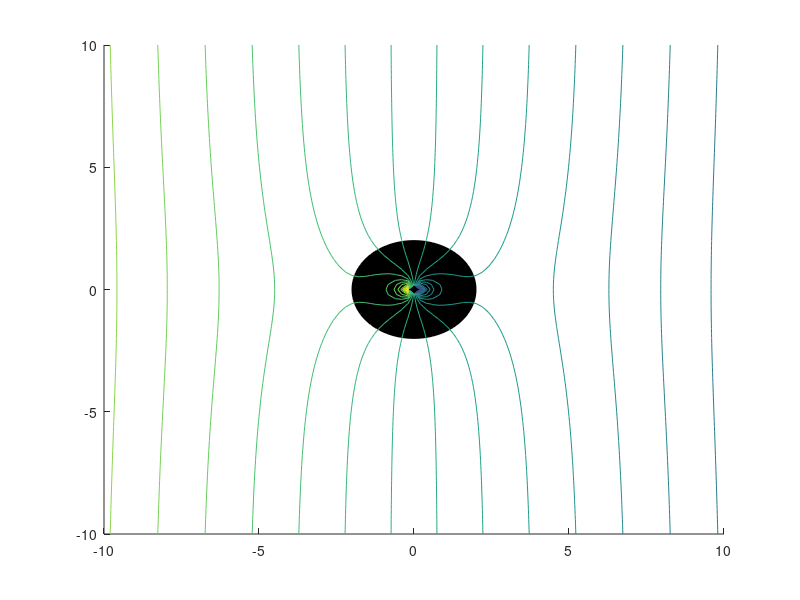

MATLAB code for this plot: (Note: this script raises an error after producing the figure.)
clear all, close all


%-- PARAMETERS -------------------------------------------------------
% general
    U = -20.0;
    a = 2.0;
    %gamma = + 4*pi*a*U*0.5;   %positive for clockwise 
    %gamma = - 4*pi*a*U*1.0;   %negative for anticlockwise
    gamma = 0;                %zero for no circulation
% for domain
    dim = 101;
    dom = [-10,10];
    lessdim = 20;
%-- PARAMETERS -------------------------------------------------------


%-- SETTING DOMAIN --------------------------------------------------
% general cartesian grid
    xgrid = linspace(dom(1),dom(2),dim)';
    ygrid = linspace(dom(1),dom(2),dim)';
    [xgrid,ygrid] = meshgrid(xgrid,ygrid);
% general polar grid
    rgrid = sqrt( xgrid.^2 + ygrid.^2 );
    ogrid = atan2( ygrid,xgrid );
% coarser cartesian grid for velocity
    xcoarse = linspace(dom(1),dom(2),lessdim)';
    ycoarse = linspace(dom(1),dom(2),lessdim)';
    [xcoarse,ycoarse] = meshgrid(xcoarse,ycoarse);
% coarser polar grid for velocity
    rcoarse = sqrt( xcoarse.^2 + ycoarse.^2 );
    ocoarse = atan2( ycoarse,xcoarse );
% building cylinder in the middle
    npoints = 100;
    interi=linspace(0,npoints,npoints)';
    theta=2*pi*interi/npoints;
    xtheta = a*cos(theta);
    ytheta = a*sin(theta);
%-- SETTING DOMAIN --------------------------------------------------


%-- STREAMLINES AND EQUIPOTENTIAL LINES ------------------------------
% functions
    phi = U*( rgrid + a^2./rgrid ).*cos(ogrid) - gamma/(2*pi) * ogrid;
    psi = U*( rgrid - a^2./rgrid ).*sin(ogrid) + gamma/(2*pi) * log(rgrid/a);
% const values for contour
    maxphi = 600;   
    maxpsi = 600; 
    minphi = -600;
    minpsi = -600; 
    phivec = linspace(minphi,maxphi,40)';
    psivec = linspace(minpsi,maxpsi,41)';
% plot
    figure(1)
    hold on 
    fill(xtheta,ytheta,'k','HandleVisibility','off')
    contour(xgrid,ygrid,phi,phivec,'color',[0.0000 0.4470 0.7410],'LineWidth',1); %blue
    contour(xgrid,ygrid,psi,psivec,'color',[0.4660 0.6740 0.1880],'LineWidth',1); %green
    legend('Equipot. lines','Streamlines');
    axis equal;
    xlabel('x');
    ylabel('y');
    xlim(dom);
    ylim(dom);
    %title('Streamlines and Equipotential lines');
    hold off
%-- STREAMLINES AND EQUIPOTENTIAL LINES ------------------------------


%-- VELOCITY COMPONENTS ----------------------------------------------
% functions
    ucomp = zeros(lessdim,lessdim);
    vcomp = zeros(lessdim,lessdim);
    for i=1:lessdim
        for j=1:lessdim
            if ( rcoarse(i,j)<a )
                urcomp = 0;
                uocomp = 0;
            else
                urcomp = U*(1-a^2/rcoarse(i,j)^2)*cos(ocoarse(i,j));
                uocomp = -U*(1+a^2/rcoarse(i,j)^2)*sin(ocoarse(i,j)) - gamma/(2*pi*rcoarse(i,j));
            end
            ucomp(i,j) = urcomp*cos(ocoarse(i,j)) - uocomp*sin(ocoarse(i,j));
            vcomp(i,j) = urcomp*sin(ocoarse(i,j)) + uocomp*cos(ocoarse(i,j));
        end
    end
% plot
    figure(2)
    hold on 
    quiver(xcoarse,ycoarse,ucomp,vcomp,'color',[0.4940 0.1840 0.5560],'LineWidth',1); %violet
    fill(xtheta,ytheta,'k','HandleVisibility','off')
    legend('Velocity Field');
    axis equal;
    xlabel('x');
    ylabel('y');
    xlim(dom);
    ylim(dom);
    %title('Velocity Field');
    hold off
%-- VELOCITY COMPONENTS ----------------------------------------------


%-- PRESSURE FIELD ---------------------------------------------------
% function
    p = zeros(dim,dim);
    for i=1:dim
        for j=1:dim
                if (rgrid(i,j) < a-0.2)
                    p(i,j) = 0;
                else
                    p(i,j) = - ( a^4/rgrid(i,j)^4 - 2*a^2/rgrid(i,j)^2*cos(2*ogrid(i,j)) +...
                         ( gamma/(2*pi*rgrid(i,j)*U) )^2 + gamma/(pi*rgrid(i,j)*U)...
                         *(1+a^2/rgrid(i,j)^2)*sin(ogrid(i,j))  )/2;
                end
        end
    end
% const values for contour
    maxp = 0.5;
    midp = -0.9;
    minp = -7.5;
    pvec = [linspace(minp,midp,150)';
            linspace(midp,maxp,15)'];
% pressure plot
    figure(3)
    hold on 
    contourf(xgrid,ygrid,p,pvec,'LineColor','none');
    colormap(hsv)
    colorbar('westoutside');
    caxis([-2,maxp])
    fill(xtheta,ytheta,'k','HandleVisibility','off')
    legend('Pressure Field');
    axis equal;
    xlabel('x');
    ylabel('y');
    xlim(dom);
    ylim(dom);
    %title('Pressure Field');
    hold off
%-- PRESSURE FIELD ---------------------------------------------------
